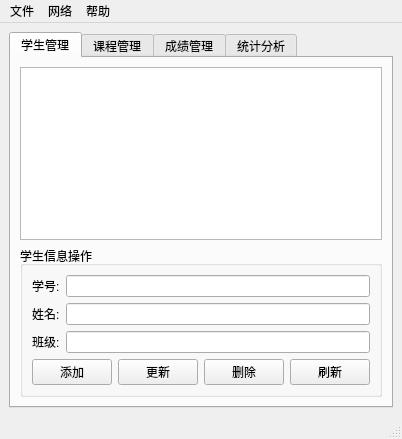
<?xml version="1.0" encoding="UTF-8"?>
<ui version="4.0">
 <class>MainWindow</class>
 <widget class="QMainWindow" name="MainWindow">
  <property name="geometry">
   <rect>
    <x>0</x>
    <y>0</y>
    <width>388</width>
    <height>418</height>
   </rect>
  </property>
  <property name="windowTitle">
   <string>学生成绩管理系统</string>
  </property>
  <widget class="QWidget" name="centralwidget">
   <layout class="QVBoxLayout" name="verticalLayout">
    <item>
     <widget class="QTabWidget" name="tabWidget">
      <property name="currentIndex">
       <number>0</number>
      </property>
      <widget class="QWidget" name="studentTab">
       <attribute name="title">
        <string>学生管理</string>
       </attribute>
       <layout class="QVBoxLayout" name="studentTabLayout">
        <item>
         <widget class="QTableView" name="studentTableView">
          <property name="alternatingRowColors">
           <bool>true</bool>
          </property>
          <property name="selectionMode">
           <enum>QAbstractItemView::SelectionMode::SingleSelection</enum>
          </property>
          <property name="selectionBehavior">
           <enum>QAbstractItemView::SelectionBehavior::SelectRows</enum>
          </property>
         </widget>
        </item>
        <item>
         <widget class="QGroupBox" name="studentOperationGroup">
          <property name="title">
           <string>学生信息操作</string>
          </property>
          <layout class="QVBoxLayout" name="studentOperationLayout">
           <item>
            <layout class="QFormLayout" name="studentFormLayout">
             <item row="0" column="0">
              <widget class="QLabel" name="labelStudentId">
               <property name="text">
                <string>学号:</string>
               </property>
              </widget>
             </item>
             <item row="0" column="1">
              <widget class="QLineEdit" name="lineEditStudentId"/>
             </item>
             <item row="1" column="0">
              <widget class="QLabel" name="labelStudentName">
               <property name="text">
                <string>姓名:</string>
               </property>
              </widget>
             </item>
             <item row="1" column="1">
              <widget class="QLineEdit" name="lineEditStudentName"/>
             </item>
             <item row="2" column="0">
              <widget class="QLabel" name="labelClassName">
               <property name="text">
                <string>班级:</string>
               </property>
              </widget>
             </item>
             <item row="2" column="1">
              <widget class="QLineEdit" name="lineEditClassName"/>
             </item>
            </layout>
           </item>
           <item>
            <layout class="QHBoxLayout" name="studentButtonLayout">
             <item>
              <widget class="QPushButton" name="btnAddStudent">
               <property name="text">
                <string>添加</string>
               </property>
              </widget>
             </item>
             <item>
              <widget class="QPushButton" name="btnUpdateStudent">
               <property name="text">
                <string>更新</string>
               </property>
              </widget>
             </item>
             <item>
              <widget class="QPushButton" name="btnDeleteStudent">
               <property name="text">
                <string>删除</string>
               </property>
              </widget>
             </item>
             <item>
              <widget class="QPushButton" name="btnRefreshStudents">
               <property name="text">
                <string>刷新</string>
               </property>
              </widget>
             </item>
             <item>
              <spacer name="horizontalSpacerStudent">
               <property name="orientation">
                <enum>Qt::Orientation::Horizontal</enum>
               </property>
               <property name="sizeHint" stdset="0">
                <size>
                 <width>40</width>
                 <height>20</height>
                </size>
               </property>
              </spacer>
             </item>
            </layout>
           </item>
          </layout>
         </widget>
        </item>
       </layout>
      </widget>
      <widget class="QWidget" name="courseTab">
       <attribute name="title">
        <string>课程管理</string>
       </attribute>
       <layout class="QVBoxLayout" name="courseTabLayout">
        <item>
         <widget class="QTableView" name="courseTableView">
          <property name="alternatingRowColors">
           <bool>true</bool>
          </property>
          <property name="selectionBehavior">
           <enum>QAbstractItemView::SelectionBehavior::SelectRows</enum>
          </property>
         </widget>
        </item>
        <item>
         <widget class="QGroupBox" name="courseOperationGroup">
          <property name="title">
           <string>课程信息操作</string>
          </property>
          <layout class="QVBoxLayout" name="courseOperationLayout">
           <item>
            <layout class="QFormLayout" name="courseFormLayout">
             <item row="0" column="0">
              <widget class="QLabel" name="labelCourseId">
               <property name="text">
                <string>课程编号:</string>
               </property>
              </widget>
             </item>
             <item row="0" column="1">
              <widget class="QLineEdit" name="lineEditCourseId"/>
             </item>
             <item row="1" column="0">
              <widget class="QLabel" name="labelCourseName">
               <property name="text">
                <string>课程名称:</string>
               </property>
              </widget>
             </item>
             <item row="1" column="1">
              <widget class="QLineEdit" name="lineEditCourseName"/>
             </item>
             <item row="2" column="0">
              <widget class="QLabel" name="labelCredits">
               <property name="text">
                <string>学分:</string>
               </property>
              </widget>
             </item>
             <item row="2" column="1">
              <widget class="QLineEdit" name="lineEditCredits"/>
             </item>
            </layout>
           </item>
           <item>
            <layout class="QHBoxLayout" name="courseButtonLayout">
             <item>
              <widget class="QPushButton" name="btnAddCourse">
               <property name="text">
                <string>添加</string>
               </property>
              </widget>
             </item>
             <item>
              <widget class="QPushButton" name="btnUpdateCourse">
               <property name="text">
                <string>更新</string>
               </property>
              </widget>
             </item>
             <item>
              <widget class="QPushButton" name="btnDeleteCourse">
               <property name="text">
                <string>删除</string>
               </property>
              </widget>
             </item>
             <item>
              <widget class="QPushButton" name="btnRefreshCourses">
               <property name="text">
                <string>刷新</string>
               </property>
              </widget>
             </item>
             <item>
              <spacer name="horizontalSpacerCourse">
               <property name="orientation">
                <enum>Qt::Orientation::Horizontal</enum>
               </property>
               <property name="sizeHint" stdset="0">
                <size>
                 <width>40</width>
                 <height>20</height>
                </size>
               </property>
              </spacer>
             </item>
            </layout>
           </item>
          </layout>
         </widget>
        </item>
       </layout>
      </widget>
      <widget class="QWidget" name="gradeTab">
       <attribute name="title">
        <string>成绩管理</string>
       </attribute>
       <layout class="QVBoxLayout" name="gradeTabLayout">
        <item>
         <widget class="QGroupBox" name="gradeFilterGroup">
          <property name="title">
           <string>筛选条件</string>
          </property>
          <layout class="QHBoxLayout" name="gradeFilterLayout">
           <item>
            <widget class="QLabel" name="labelFilterStudent">
             <property name="text">
              <string>学生:</string>
             </property>
            </widget>
           </item>
           <item>
            <widget class="QComboBox" name="comboFilterStudent"/>
           </item>
           <item>
            <widget class="QLabel" name="labelFilterCourse">
             <property name="text">
              <string>课程:</string>
             </property>
            </widget>
           </item>
           <item>
            <widget class="QComboBox" name="comboFilterCourse"/>
           </item>
           <item>
            <widget class="QPushButton" name="btnFilterGrades">
             <property name="text">
              <string>筛选</string>
             </property>
            </widget>
           </item>
           <item>
            <spacer name="horizontalSpacerFilter">
             <property name="orientation">
              <enum>Qt::Orientation::Horizontal</enum>
             </property>
             <property name="sizeHint" stdset="0">
              <size>
               <width>40</width>
               <height>20</height>
              </size>
             </property>
            </spacer>
           </item>
          </layout>
         </widget>
        </item>
        <item>
         <widget class="QTableView" name="gradeTableView">
          <property name="alternatingRowColors">
           <bool>true</bool>
          </property>
          <property name="selectionBehavior">
           <enum>QAbstractItemView::SelectionBehavior::SelectRows</enum>
          </property>
         </widget>
        </item>
        <item>
         <widget class="QGroupBox" name="gradeOperationGroup">
          <property name="title">
           <string>成绩信息操作</string>
          </property>
          <layout class="QVBoxLayout" name="gradeOperationLayout">
           <item>
            <layout class="QFormLayout" name="gradeFormLayout">
             <item row="0" column="0">
              <widget class="QLabel" name="labelGradeStudent">
               <property name="text">
                <string>学生:</string>
               </property>
              </widget>
             </item>
             <item row="0" column="1">
              <widget class="QComboBox" name="comboGradeStudent"/>
             </item>
             <item row="1" column="0">
              <widget class="QLabel" name="labelGradeCourse">
               <property name="text">
                <string>课程:</string>
               </property>
              </widget>
             </item>
             <item row="1" column="1">
              <widget class="QComboBox" name="comboGradeCourse"/>
             </item>
             <item row="2" column="0">
              <widget class="QLabel" name="labelScore">
               <property name="text">
                <string>成绩:</string>
               </property>
              </widget>
             </item>
             <item row="2" column="1">
              <widget class="QLineEdit" name="lineEditScore"/>
             </item>
             <item row="3" column="0">
              <widget class="QLabel" name="labelSemester">
               <property name="text">
                <string>学期:</string>
               </property>
              </widget>
             </item>
             <item row="3" column="1">
              <widget class="QLineEdit" name="lineEditSemester"/>
             </item>
            </layout>
           </item>
           <item>
            <layout class="QHBoxLayout" name="gradeButtonLayout">
             <item>
              <widget class="QPushButton" name="btnAddGrade">
               <property name="text">
                <string>添加</string>
               </property>
              </widget>
             </item>
             <item>
              <widget class="QPushButton" name="btnUpdateGrade">
               <property name="text">
                <string>更新</string>
               </property>
              </widget>
             </item>
             <item>
              <widget class="QPushButton" name="btnDeleteGrade">
               <property name="text">
                <string>删除</string>
               </property>
              </widget>
             </item>
             <item>
              <widget class="QPushButton" name="btnRefreshGrades">
               <property name="text">
                <string>刷新</string>
               </property>
              </widget>
             </item>
             <item>
              <spacer name="horizontalSpacerGrade">
               <property name="orientation">
                <enum>Qt::Orientation::Horizontal</enum>
               </property>
               <property name="sizeHint" stdset="0">
                <size>
                 <width>40</width>
                 <height>20</height>
                </size>
               </property>
              </spacer>
             </item>
            </layout>
           </item>
          </layout>
         </widget>
        </item>
       </layout>
      </widget>
      <widget class="QWidget" name="statisticsTab">
       <attribute name="title">
        <string>统计分析</string>
       </attribute>
       <layout class="QVBoxLayout" name="statisticsTabLayout">
        <item>
         <widget class="QLabel" name="labelStatisticsHint">
          <property name="text">
           <string>统计分析图表由代码中的 StatisticsWidget 动态生成。</string>
          </property>
          <property name="alignment">
           <set>Qt::AlignmentFlag::AlignCenter</set>
          </property>
         </widget>
        </item>
       </layout>
      </widget>
     </widget>
    </item>
   </layout>
  </widget>
  <widget class="QMenuBar" name="menubar">
   <property name="geometry">
    <rect>
     <x>0</x>
     <y>0</y>
     <width>388</width>
     <height>22</height>
    </rect>
   </property>
   <widget class="QMenu" name="menuFile">
    <property name="title">
     <string>文件</string>
    </property>
    <addaction name="actionImportStudents"/>
    <addaction name="actionImportCourses"/>
    <addaction name="actionImportGrades"/>
    <addaction name="separator"/>
    <addaction name="actionExportData"/>
    <addaction name="separator"/>
    <addaction name="actionExit"/>
   </widget>
   <widget class="QMenu" name="menuNetwork">
    <property name="title">
     <string>网络</string>
    </property>
    <addaction name="actionSyncData"/>
   </widget>
   <widget class="QMenu" name="menuHelp">
    <property name="title">
     <string>帮助</string>
    </property>
    <addaction name="actionAbout"/>
   </widget>
   <addaction name="menuFile"/>
   <addaction name="menuNetwork"/>
   <addaction name="menuHelp"/>
  </widget>
  <widget class="QStatusBar" name="statusbar"/>
  <action name="actionImportStudents">
   <property name="text">
    <string>导入学生数据</string>
   </property>
  </action>
  <action name="actionImportCourses">
   <property name="text">
    <string>导入课程数据</string>
   </property>
  </action>
  <action name="actionImportGrades">
   <property name="text">
    <string>导入成绩数据</string>
   </property>
  </action>
  <action name="actionExportData">
   <property name="text">
    <string>导出数据</string>
   </property>
  </action>
  <action name="actionExit">
   <property name="text">
    <string>退出</string>
   </property>
  </action>
  <action name="actionSyncData">
   <property name="text">
    <string>同步数据</string>
   </property>
  </action>
  <action name="actionAbout">
   <property name="text">
    <string>关于</string>
   </property>
  </action>
 </widget>
 <resources/>
 <connections/>
</ui>
